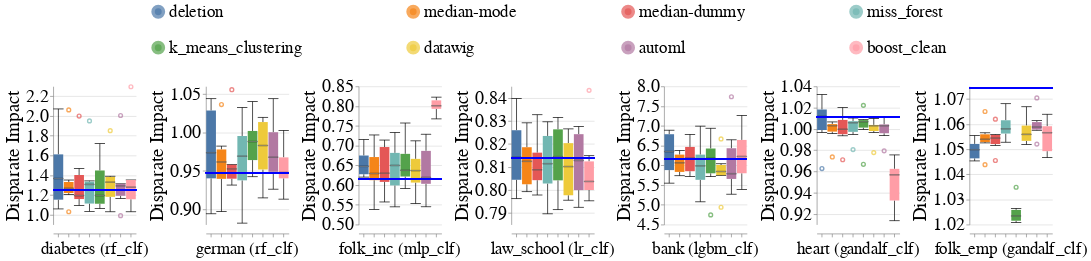

Write notebook code for a chart like this one.
### Code cell
create_box_plots_for_diff_imputers_and_datasets(train_injection_scenario='MNAR3',
                                                test_injection_scenario='MNAR3',
                                                dataset_to_group=DATASETS_SENSITIVE_ATTRS,
                                                metric_name='Disparate_Impact',
                                                db_client=db_client)

### Figure 1 — Vega-Lite specification as saved in the notebook (floating-point values rounded to 4 significant figures; data arrays with more than 128 entries replaced by an {"elided": "..."} marker saying what was removed)
{"config": {"view": {"continuousWidth": 400, "continuousHeight": 300, "stroke": null}, "axis": {"labelFontSize": 26, "labelFontWeight": "normal", "titleFontSize": 28, "titleFontWeight": "normal"}, "facet": {"spacing": 15}, "header": {"labelFontSize": 24, "labelOrient": "bottom", "labelPadding": 5, "titleFontSize": 28}, "legend": {"columns": 4, "direction": "horizontal", "labelFontSize": 24, "labelLimit": 400, "orient": "top", "symbolOffset": 140, "symbolStrokeWidth": 10, "titleAnchor": "middle", "titleFontSize": 26, "titleLimit": 300}, "title": {"fontSize": 28}}, "data": {"name": "data-1ec58039f064bc475fc3c0f57456c41e"}, "facet": {"column": {"field": "Dataset_Name_With_Model_Name", "sort": {"field": "Dataset_Sequence_Number", "order": "ascending"}, "title": null, "type": "nominal"}}, "spec": {"layer": [{"mark": {"type": "boxplot", "median": {"stroke": "black", "strokeWidth": 0.7}, "ticks": true}, "encoding": {"color": {"field": "Null_Imputer_Name", "sort": ["deletion", "median-mode", "median-dummy", "miss_forest", "k_means_clustering", "datawig", "automl", "boost_clean"], "title": null, "type": "nominal"}, "x": {"axis": {"labels": false}, "field": "Null_Imputer_Name", "sort": ["deletion", "median-mode", "median-dummy", "miss_forest", "k_means_clustering", "datawig", "automl", "boost_clean"], "title": null, "type": "nominal"}, "y": {"field": "Metric_Value", "scale": {"zero": false}, "title": "Disparate Impact", "type": "quantitative"}}}, {"mark": "rule", "encoding": {"color": {"value": "blue"}, "size": {"value": 2}, "y": {"field": "Baseline_Median", "type": "quantitative"}}}], "height": 200, "width": 120}, "resolve": {"scale": {"y": "independent"}}, "$schema": "https://vega.github.io/schema/vega-lite/v4.17.0.json", "datasets": {"data-1ec58039f064bc475fc3c0f57456c41e": {"elided": "336 records"}}}
